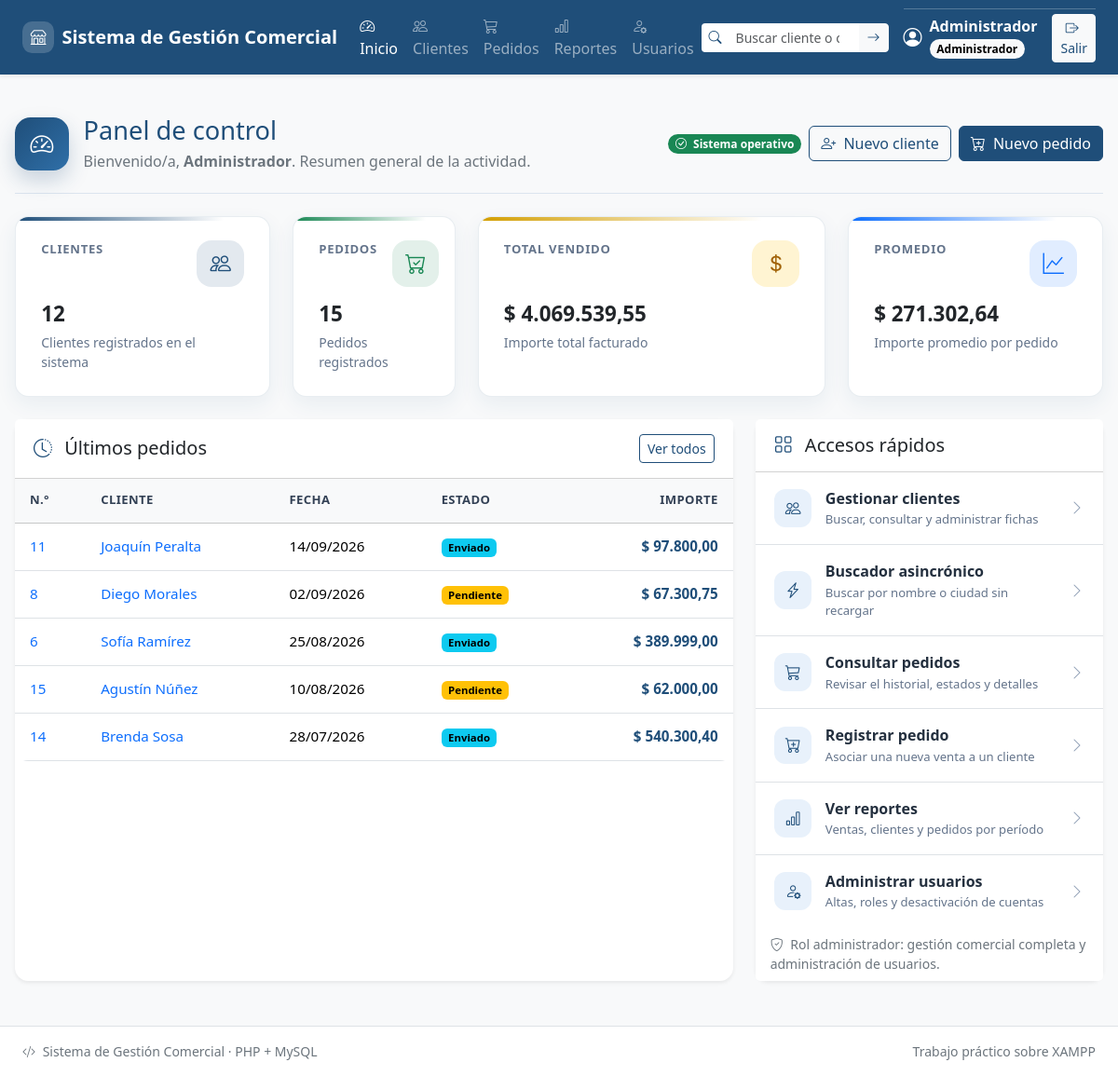
The page /panel.php (signed in) on the database its author committed.
### tables this page shows
CREATE TABLE IF NOT EXISTS `pedidos` (
  `id` INT(11) NOT NULL AUTO_INCREMENT,
  `cliente_id` INT(11) NOT NULL,
  `descripcion` VARCHAR(150) NOT NULL,
  `importe` DECIMAL(10,2) NOT NULL,
  `fecha_pedido` DATE NOT NULL,
  `estado` VARCHAR(20) NOT NULL DEFAULT 'pendiente',
  `usuario_id` INT(11) NOT NULL,
  PRIMARY KEY (`id`),
  KEY `fk_pedido_cliente` (`cliente_id`),
  KEY `fk_pedidos_usuario` (`usuario_id`),
  KEY `idx_pedidos_estado` (`estado`),
  KEY `idx_pedidos_fecha` (`fecha_pedido`),
  CONSTRAINT `fk_pedido_cliente`
    FOREIGN KEY (`cliente_id`) REFERENCES `clientes` (`id`)
    ON DELETE RESTRICT ON UPDATE CASCADE,
  CONSTRAINT `fk_pedidos_usuario`
    FOREIGN KEY (`usuario_id`) REFERENCES `usuarios` (`id`)
    ON DELETE RESTRICT ON UPDATE CASCADE,
  CONSTRAINT `chk_pedidos_importe` CHECK (`importe` > 0)
);

CREATE TABLE IF NOT EXISTS `clientes` (
  `id` INT(11) NOT NULL AUTO_INCREMENT,
  `nombre` VARCHAR(80) NOT NULL,
  `email` VARCHAR(120) NOT NULL,
  `telefono` VARCHAR(30) DEFAULT NULL,
  `ciudad` VARCHAR(60) DEFAULT NULL,
  `fecha_alta` DATE NOT NULL,
  PRIMARY KEY (`id`)
);

### panel.php (the view, shortened to what the rows shown need)
<?php
require_once __DIR__ . '/config/conexion.php';
require_once __DIR__ . '/includes/funciones.php';
try {
    $ultimosPedidos = $pdo->query(
        'SELECT p.id, p.fecha_pedido, p.descripcion, p.importe, p.estado,
                c.id AS cliente_id, c.nombre AS cliente
         FROM pedidos p
         INNER JOIN clientes c ON c.id = p.cliente_id
         ORDER BY p.fecha_pedido DESC, p.id DESC
         LIMIT 5'
    )->fetchAll();
} catch (PDOException $error) {
    registrar_error($error, 'panel');
    http_response_code(500);
    exit('No se pudo cargar el panel principal.');
}
require_once __DIR__ . '/includes/header.php';
?>
<main id="contenidoPrincipal" class="contenedor contenedor-dashboard">
    <div class="dashboard-header d-flex flex-column flex-md-row
                justify-content-between align-items-md-center gap-3 mb-4">
        <div class="d-flex align-items-start align-items-sm-center gap-3">
            <div>
                <h1 class="dashboard-title mb-1">Panel de control</h1>
            </div>
        </div>
    </div>
    <div class="row g-4">
        <div class="col-12 col-xl-8">
            <div class="card dashboard-panel border-0 shadow-sm h-100">
                <div class="card-header bg-white d-flex justify-content-between
                            align-items-center gap-2">
                    <h2 class="h5 mb-0">
                        <i class="bi bi-clock-history me-2 text-primary"
                           aria-hidden="true"></i>
                        Últimos pedidos
                    </h2>
                </div>
                <div class="table-responsive">
                    <table class="table table-hover align-middle dashboard-table mb-0">
                        <thead class="table-light">
                            <tr>
                                <th scope="col">N.º</th>
                                <th scope="col">Cliente</th>
                                <th scope="col">Fecha</th>
                                <th scope="col">Estado</th>
                                <th scope="col" class="text-end">Importe</th>
                            </tr>
                        </thead>
                        <tbody>
                            <?php if (!$ultimosPedidos): ?>
                                <tr>
                                    <td colspan="5"
                                        class="text-center text-secondary py-4">
                                        No hay pedidos registrados.
                                    </td>
                                </tr>
                            <?php else: ?>
                                <?php foreach ($ultimosPedidos as $pedido): ?>
                                    <tr>
                                        <td>
                                            <a href="pedidos/detalle.php?id=<?= (int) $pedido['id'] ?>"
                                               class="text-decoration-none fw-medium">
                                                <?= (int) $pedido['id'] ?>
                                            </a>
                                        </td>
                                        <td>
                                            <a href="clientes/ver.php?id=<?= (int) $pedido['cliente_id'] ?>"
                                               class="text-decoration-none fw-medium">
                                                <?= e($pedido['cliente']) ?>
                                            </a>
                                        </td>
                                        <td><?= e(fecha_mostrar($pedido['fecha_pedido'])) ?></td>
                                        <td>
                                            <span class="badge <?= e(clase_estado_pedido((string) $pedido['estado'])) ?>">
                                                <?= e(etiqueta_estado_pedido((string) $pedido['estado'])) ?>
                                            </span>
                                        </td>
                                        <td class="text-end text-nowrap dashboard-importe">
                                            <?= e(importe_mostrar($pedido['importe'])) ?>
                                        </td>
                                    </tr>
                                <?php endforeach; ?>
                            <?php endif; ?>
                        </tbody>
                    </table>
                </div>
            </div>
        </div>
        <div class="col-12 col-xl-4">
            <div class="card dashboard-panel border-0 shadow-sm h-100">
                <div class="card-header bg-white">
                    <h2 class="h5 mb-0">
                        <i class="bi bi-grid me-2 text-primary" aria-hidden="true"></i>
                        Accesos rápidos
                    </h2>
                </div>
            </div>
        </div>
    </div>
</main>
<?php require_once __DIR__ . '/includes/footer.php'; ?>

### rows shown on the page
pedidos: id "11", cliente.nombre "Joaquín Peralta", fecha_pedido "14/09/2026", estado "Enviado", importe "$ 97.800,00"
pedidos: id "8", cliente.nombre "Diego Morales", fecha_pedido "02/09/2026", estado "Pendiente", importe "$ 67.300,75"
pedidos: id "6", cliente.nombre "Sofía Ramírez", fecha_pedido "25/08/2026", estado "Enviado", importe "$ 389.999,00"
pedidos: id "15", cliente.nombre "Agustín Núñez", fecha_pedido "10/08/2026", estado "Pendiente", importe "$ 62.000,00"
pedidos: id "14", cliente.nombre "Brenda Sosa", fecha_pedido "28/07/2026", estado "Enviado", importe "$ 540.300,40"

### other values the page prints
$nombreUsuario "Administrador"
etiqueta_rol($rol) "Administrador"
$totalClientes "12"
$resumenPedidos['cantidad'] "15"
$resumenPedidos['total'] "4.069.539,55"
$resumenPedidos['promedio'] "271.302,64"
